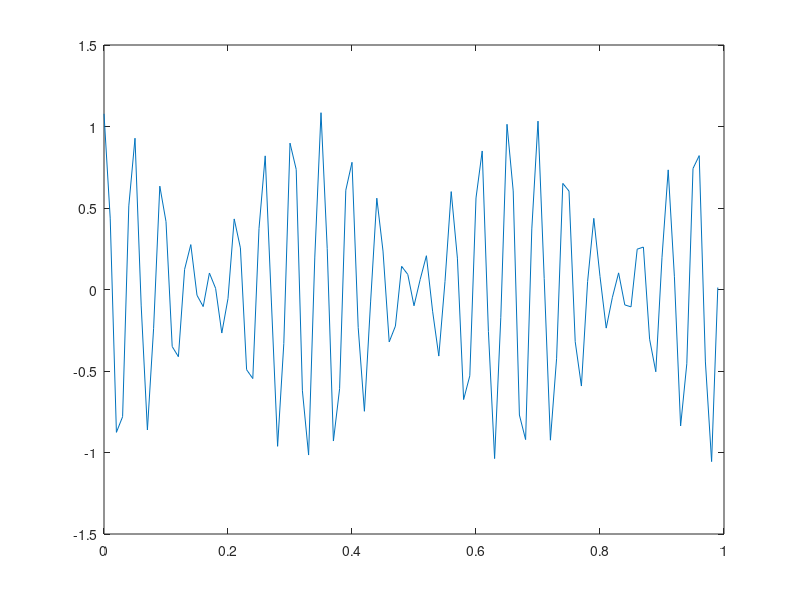

Write MATLAB code to recreate this figure.
clc;
close all;
clear;

c = 300000000;
p = 2 / c;
beta = 0.3;
alpha1 = 0.5;
v1 = 180 * (1000 / 3600);
r1 = 250000;
alpha2 = 0.6;
v2 = 216 * (1000 / 3600);
r2 = 200000;
fc = 5;
fs = 100;
fd1 = beta * v1;
fd2 = beta * v2;
td1 = p * r1;
td2 = p * r2;
t = 0:1/fs:1-1/fs;
y = alpha1 * cos(2*pi*(fc+fd1)*(t-td1)) + alpha2 * cos(2*pi*(fc+fd2)*(t-td2));

plot (t, y);